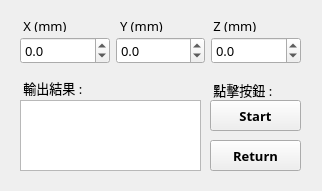
<?xml version="1.0" encoding="UTF-8"?>
<ui version="4.0">
 <class>Form</class>
 <widget class="QWidget" name="Form">
  <property name="geometry">
   <rect>
    <x>0</x>
    <y>0</y>
    <width>322</width>
    <height>191</height>
   </rect>
  </property>
  <property name="windowTitle">
   <string>Form</string>
  </property>
  <widget class="QPushButton" name="pushButton_start">
   <property name="geometry">
    <rect>
     <x>210</x>
     <y>100</y>
     <width>91</width>
     <height>31</height>
    </rect>
   </property>
   <property name="font">
    <font>
     <family>微軟正黑體</family>
     <pointsize>10</pointsize>
     <weight>75</weight>
     <bold>true</bold>
     <strikeout>false</strikeout>
    </font>
   </property>
   <property name="text">
    <string>Start</string>
   </property>
  </widget>
  <widget class="QPushButton" name="pushButton_return">
   <property name="geometry">
    <rect>
     <x>210</x>
     <y>140</y>
     <width>91</width>
     <height>31</height>
    </rect>
   </property>
   <property name="font">
    <font>
     <family>微軟正黑體</family>
     <pointsize>10</pointsize>
     <weight>75</weight>
     <bold>true</bold>
    </font>
   </property>
   <property name="text">
    <string>Return</string>
   </property>
  </widget>
  <widget class="QWidget" name="horizontalLayoutWidget">
   <property name="geometry">
    <rect>
     <x>20</x>
     <y>30</y>
     <width>281</width>
     <height>41</height>
    </rect>
   </property>
   <layout class="QHBoxLayout" name="HLayout">
    <item>
     <widget class="QDoubleSpinBox" name="value_y">
      <property name="font">
       <font>
        <family>微軟正黑體</family>
        <pointsize>10</pointsize>
       </font>
      </property>
      <property name="cursor">
       <cursorShape>ArrowCursor</cursorShape>
      </property>
      <property name="mouseTracking">
       <bool>false</bool>
      </property>
      <property name="tabletTracking">
       <bool>false</bool>
      </property>
      <property name="acceptDrops">
       <bool>false</bool>
      </property>
      <property name="autoFillBackground">
       <bool>false</bool>
      </property>
      <property name="wrapping">
       <bool>false</bool>
      </property>
      <property name="accelerated">
       <bool>false</bool>
      </property>
      <property name="showGroupSeparator" stdset="0">
       <bool>false</bool>
      </property>
      <property name="prefix">
       <string/>
      </property>
      <property name="suffix">
       <string/>
      </property>
      <property name="decimals">
       <number>1</number>
      </property>
      <property name="minimum">
       <double>-200.000000000000000</double>
      </property>
      <property name="maximum">
       <double>200.000000000000000</double>
      </property>
      <property name="singleStep">
       <double>0.100000000000000</double>
      </property>
     </widget>
    </item>
    <item>
     <widget class="QDoubleSpinBox" name="value_x">
      <property name="font">
       <font>
        <family>微軟正黑體</family>
        <pointsize>10</pointsize>
       </font>
      </property>
      <property name="suffix">
       <string/>
      </property>
      <property name="decimals">
       <number>1</number>
      </property>
      <property name="minimum">
       <double>-200.000000000000000</double>
      </property>
      <property name="maximum">
       <double>200.000000000000000</double>
      </property>
      <property name="singleStep">
       <double>0.100000000000000</double>
      </property>
     </widget>
    </item>
    <item>
     <widget class="QDoubleSpinBox" name="value_z">
      <property name="sizePolicy">
       <sizepolicy hsizetype="Minimum" vsizetype="Fixed">
        <horstretch>0</horstretch>
        <verstretch>0</verstretch>
       </sizepolicy>
      </property>
      <property name="font">
       <font>
        <family>微軟正黑體</family>
        <pointsize>10</pointsize>
       </font>
      </property>
      <property name="toolTip">
       <string>x</string>
      </property>
      <property name="prefix">
       <string/>
      </property>
      <property name="suffix">
       <string/>
      </property>
      <property name="decimals">
       <number>1</number>
      </property>
      <property name="minimum">
       <double>-100.000000000000000</double>
      </property>
      <property name="singleStep">
       <double>0.100000000000000</double>
      </property>
      <property name="value">
       <double>0.000000000000000</double>
      </property>
     </widget>
    </item>
   </layout>
   <zorder>value_y</zorder>
   <zorder>value_z</zorder>
   <zorder>value_x</zorder>
  </widget>
  <widget class="QLabel" name="label_x">
   <property name="geometry">
    <rect>
     <x>20</x>
     <y>20</y>
     <width>47</width>
     <height>12</height>
    </rect>
   </property>
   <property name="font">
    <font>
     <family>微軟正黑體</family>
     <pointsize>10</pointsize>
    </font>
   </property>
   <property name="text">
    <string> X (mm)</string>
   </property>
  </widget>
  <widget class="QLabel" name="label_y">
   <property name="geometry">
    <rect>
     <x>120</x>
     <y>20</y>
     <width>47</width>
     <height>12</height>
    </rect>
   </property>
   <property name="font">
    <font>
     <family>微軟正黑體</family>
     <pointsize>10</pointsize>
    </font>
   </property>
   <property name="text">
    <string>Y (mm)</string>
   </property>
  </widget>
  <widget class="QLabel" name="label_z">
   <property name="geometry">
    <rect>
     <x>210</x>
     <y>20</y>
     <width>47</width>
     <height>12</height>
    </rect>
   </property>
   <property name="font">
    <font>
     <family>微軟正黑體</family>
     <pointsize>10</pointsize>
    </font>
   </property>
   <property name="text">
    <string> Z (mm)</string>
   </property>
  </widget>
  <widget class="QLabel" name="label_results_window">
   <property name="geometry">
    <rect>
     <x>20</x>
     <y>80</y>
     <width>91</width>
     <height>16</height>
    </rect>
   </property>
   <property name="font">
    <font>
     <family>微軟正黑體</family>
     <pointsize>10</pointsize>
    </font>
   </property>
   <property name="text">
    <string> 輸出結果 :</string>
   </property>
  </widget>
  <widget class="QLabel" name="label_button">
   <property name="geometry">
    <rect>
     <x>210</x>
     <y>80</y>
     <width>91</width>
     <height>20</height>
    </rect>
   </property>
   <property name="font">
    <font>
     <family>微軟正黑體</family>
     <pointsize>10</pointsize>
    </font>
   </property>
   <property name="text">
    <string> 點擊按鈕 :</string>
   </property>
  </widget>
  <widget class="QListWidget" name="listWidget_results_window">
   <property name="geometry">
    <rect>
     <x>20</x>
     <y>100</y>
     <width>181</width>
     <height>71</height>
    </rect>
   </property>
  </widget>
 </widget>
 <tabstops>
  <tabstop>value_y</tabstop>
  <tabstop>value_x</tabstop>
  <tabstop>value_z</tabstop>
  <tabstop>pushButton_start</tabstop>
  <tabstop>pushButton_return</tabstop>
 </tabstops>
 <resources/>
 <connections/>
</ui>
